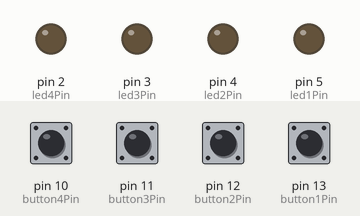
Simulated run of this sketch. Board: Arduino Uno, built with avr-gcc and run on an emulated ATmega328P. Shown: output pins drawn as LEDs (lit = HIGH). The test bench sets the inputs (shaded band); at power-on: pin 10 (button4Pin), pin 11 (button3Pin), pin 12 (button2Pin), pin 13 (button1Pin) HIGH.

Above: at 1.2 s.
1.3 s: pin 10 (button4Pin) pulled LOW for 0.15 s
At 2.1 s:
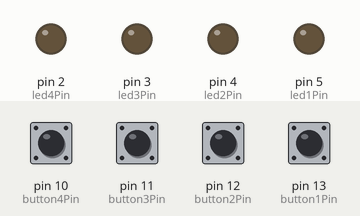
3.0 s: pin 11 (button3Pin) pulled LOW for 0.15 s
At 4.4 s:
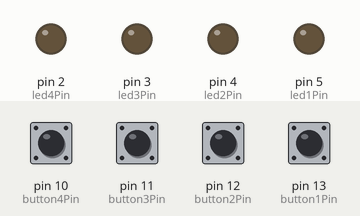
4.7 s: pin 12 (button2Pin) pulled LOW for 0.15 s
At 5.9 s:
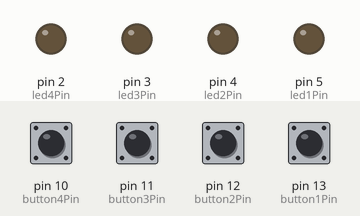
6.4 s: pin 13 (button1Pin) pulled LOW for 0.15 s
At 7.2 s:
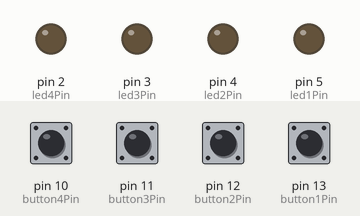
8.1 s: pin 10 (button4Pin) pulled LOW for 1 s
At 8.9 s:
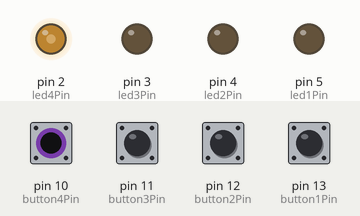
10.6 s: pin 11 (button3Pin) pulled LOW for 1 s
At 11.2 s:
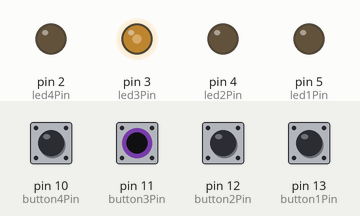
Timing chart, 0 to 13.6 s (numbered marks = the images above; inputs shaded):
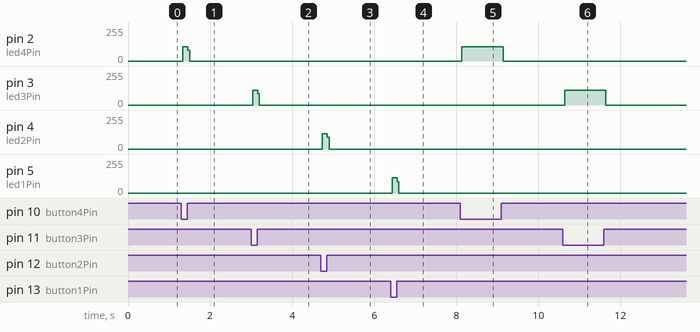

Measured:
- after the input at 1.3 s, pin 2 (led4Pin): 0/255 → 107/255 at once, → 0/255 0.12 s later
- after the input at 3.0 s, pin 3 (led3Pin): 0/255 → 112/255 at once, → 0/255 0.12 s later
- after the input at 4.7 s, pin 4 (led2Pin): 0/255 → 116/255 at once, → 0/255 0.12 s later
- after the input at 6.4 s, pin 5 (led1Pin): 0/255 → 114/255 at once, → 0/255 0.12 s later
- after the input at 8.1 s, pin 2 (led4Pin): 0/255 → 107/255 at once, → 0/255 1.0 s later
- after the input at 10.6 s, pin 3 (led3Pin): 0/255 → 112/255 at once, → 0/255 1.0 s later

The sketch:

button_lights.ino
```cpp
// LED pins
const int led1Pin = 5;
const int led2Pin = 4;
const int led3Pin = 3;
const int led4Pin = 2;
// button pins
const int button1Pin = 13;
const int button2Pin = 12;
const int button3Pin = 11;
const int button4Pin = 10;


void setup() {
  // LEDs setup
  pinMode(led1Pin, OUTPUT);
  pinMode(led2Pin, OUTPUT);
  pinMode(led3Pin, OUTPUT);
  pinMode(led4Pin, OUTPUT);
  // buttons setup
  pinMode(button1Pin, INPUT_PULLUP);
  pinMode(button2Pin, INPUT_PULLUP);
  pinMode(button3Pin, INPUT_PULLUP);
  pinMode(button4Pin, INPUT_PULLUP);
}

void loop() {
  //check if each button is pressed
  if(digitalRead(button1Pin) == LOW){
    digitalWrite(led1Pin, HIGH);
  }
  if(digitalRead(button2Pin) == LOW){
    digitalWrite(led2Pin, HIGH);
  }
  if(digitalRead(button3Pin) == LOW){
    digitalWrite(led3Pin, HIGH);
  }
  if(digitalRead(button4Pin) == LOW){
    digitalWrite(led4Pin, HIGH);
  }


// turn LEDs off after button pressed
  digitalWrite(led1Pin, LOW);
  digitalWrite(led2Pin, LOW);
  digitalWrite(led3Pin, LOW);
  digitalWrite(led4Pin, LOW);
}
```
